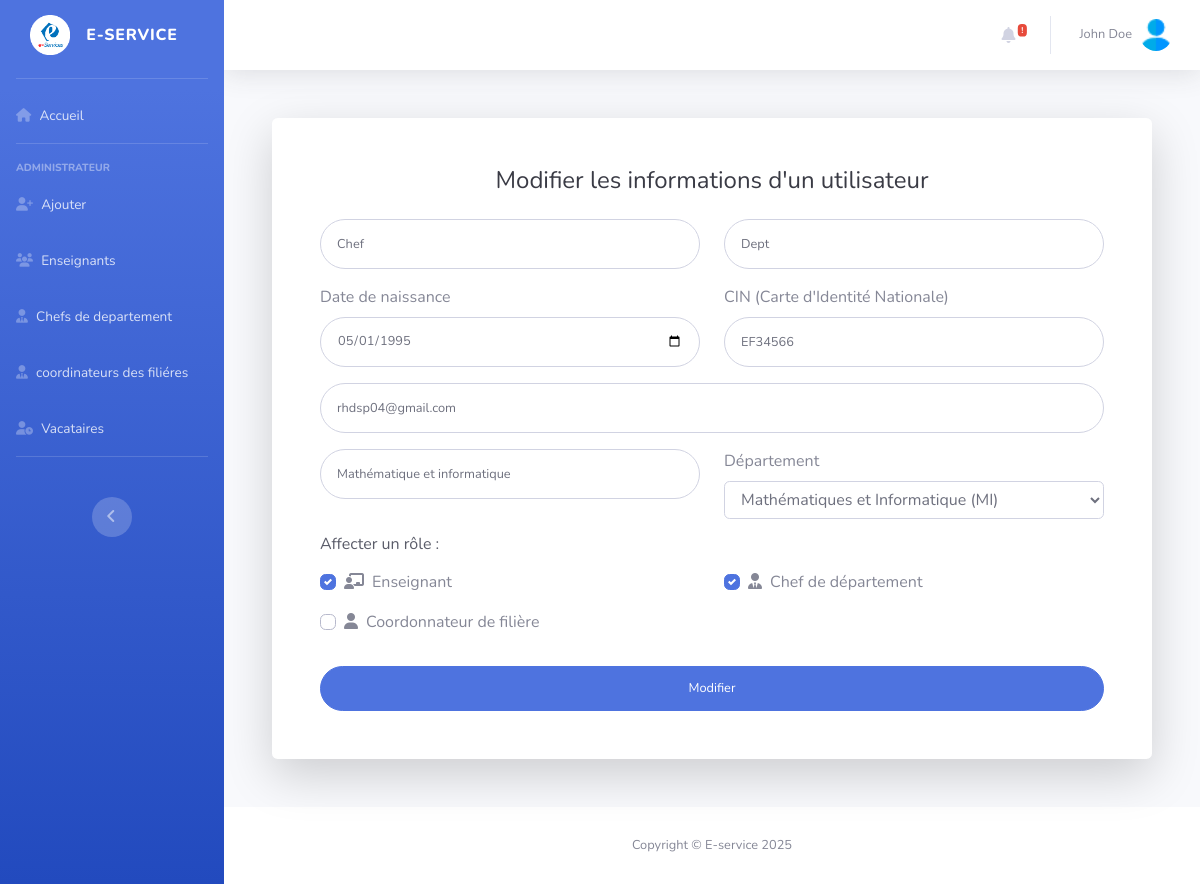
The page /Views/adminViews/Modifier.php?id=3 (signed in) on the database its author committed.
### tables this page shows
CREATE TABLE `utilisateurs` (
  `id` int(11) NOT NULL,
  `firstName` varchar(50) NOT NULL,
  `lastName` varchar(75) NOT NULL,
  `CIN` varchar(10) NOT NULL,
  `Birthdate` date NOT NULL,
  `email` varchar(50) NOT NULL,
  `password` varchar(255) NOT NULL,
  `speciality` varchar(70) NOT NULL,
  `id_departement` int(11) NOT NULL,
  `creation_date` datetime NOT NULL DEFAULT current_timestamp(),
  `must_change_password` tinyint(1) DEFAULT 1
);

### Model/database.php (called while the page is built, shortened)
<?php
    function dataBaseConnection(){
        try{
            $pdo=new PDO('mysql:host=localhost;dbname=EserviceDB;port=3306;charset=utf8','root','',array(PDO::ATTR_ERRMODE=>PDO::ERRMODE_EXCEPTION));
        }catch(Exception $e){
            echo $e->getMessage();
        }
        return $pdo;
    }
    function GetFromDb($query,$values,$fetchAll=true){
        try {
            $pdo=dataBaseConnection();
            $stmt=$pdo->prepare($query);
            if (is_array($values)){
                $stmt->execute($values);
            }else{
                $stmt->execute([$values]);
            }
            if($fetchAll){
                $data=$stmt->fetchAll(PDO::FETCH_ASSOC);
            }else{
                $data=$stmt->fetch(PDO::FETCH_ASSOC);
            }
                return $data;
        } catch (Exception $e) {
            error_log("Error : " . $e->getMessage());
            return false;
        }
    }
    function GetSimpleDb($query,$fetchAll=true){
        try {
            $pdo=dataBaseConnection();
            $stmt=$pdo->query($query);
            if($fetchAll){
                $data=$stmt->fetchAll(PDO::FETCH_ASSOC);
            }else{
                $data=$stmt->fetch(PDO::FETCH_ASSOC);
            }
                return $data;
        } catch (Exception $e) {
            error_log("Error : " . $e->getMessage());
            return false;
        }
    }

### Views/adminViews/Modifier.php (the view, shortened to what this page needs)
<?php
    $admin=GetFromDb("SELECT * FROM utilisateurs WHERE id=? ;",$_SESSION['id'],false);
    $userName=$admin['firstName'].' '.$admin['lastName'];
    $id=$_GET['id'];
    $data=GetFromDb("SELECT * FROM utilisateurs WHERE id=? ;",$id,false);
    $roles=GetSimpleDb('SELECT * FROM userroles WHERE user_id='.$id.';');
?>
    <div id="wrapper">
    <?php require_once "../include/navBars/AdminNav.php";?>
   <?php require_once "../include/header.php";?>
                <div class="container-fluid">
                <div class="container">
<div class="card o-hidden border-0 shadow-lg my-5">
    <div class="card-body p-0">
        <div class="row">
            <div class="col-lg-12">
                <div class="p-5">
                    <div class="text-center">
                        <h1 class="h4 text-gray-900 mb-4">Modifier les informations d'un utilisateur</h1>
                    </div>
                    <form action="../../edit.php" class="user" method="POST">
                            <div class="form-group row">
                                <div class="col-sm-6 mb-3 mb-sm-0">
                                    <input type="text" class="form-control form-control-user" id="FirstName" name="firstName" placeholder="Prénom" value="<?=$data['firstName']?>" required>
                                </div>
                                <div class="col-sm-6">
                                    <input type="text" class="form-control form-control-user" id="LastName" name="lastName" placeholder="Nom" value="<?=$data['lastName']?>" required>
                                </div>
                            </div>
                            <div class="form-group row">
                                <div class="col-sm-6 mb-3 mb-sm-0">
                                    <?php $today = date('Y-m-d'); ?>
                                    <label for="birthdate" class="form-label">Date de naissance</label>
                                    <input type="date" class="form-control form-control-user" id="birthdate" name="birthdate" min="1900-01-01" max="<?php echo $today; ?>" value="<?=$data['Birthdate']?>" required>
                                </div>
                                <div class="col-sm-6">
                                    <label for="cin" class="form-label">CIN (Carte d'Identité Nationale)</label>
                                    <input type="text" class="form-control form-control-user" id="cin" name="cin"
                                        placeholder="Ex: AB12345" value="<?=$data['CIN']?>" required>
                                </div>
                            </div>
                            <div class="form-group">
                                <div class="mb-3">
                                    <input type="email" class="form-control form-control-user" id="InputEmail" name="email"
                                        placeholder="Adresse email" value="<?=$data['email']?>" required>
                                </div>
                            </div>
                            <div class="form-group row">
                                <div class="col-md-6 mb-3">
                                    <input type="text" class="form-control form-control-user" id="InputSpeciality" name="speciality" placeholder="Spécialité"  value="<?=$data['speciality']?>" required>
                                </div>
                                <div class="col-sm-6">
                                    <label for="department" class="form-label">Département </label>
                                    <select class="form-control" id="department" name="department" >
                                        <option value="1" <?= $data['id_departement']==1? 'selected':'';?>>Mathématiques et Informatique (MI)</option>
                                    </select>
                                </div>
                            </div>
                            <div class="form-group">
                                    <p class="h6 text-gray-800 mb-3">Affecter un rôle :</p>
                                    <div class="row">
                                        <div class="col-md-6">
                                                <div class="custom-control custom-checkbox mb-3">
                                                    <label class="custom-control-label" for="roleTeacher">
                                                        <i class="fas fa-chalkboard-teacher mr-2"></i>Enseignant
                                                    </label>
                                                </div>
                                            </div>
                                        <div class="col-md-6">
                                            <div class="custom-control custom-checkbox mb-3">
                                                <label class="custom-control-label" for="roleDeptHead">
                                                    <i class="fas fa-user-tie mr-2"></i>Chef de département
                                                </label>
                                            </div>
                                        </div>
                                        <div class="col-md-6">
                                            <div class="custom-control custom-checkbox mb-3">
                                                <label class="custom-control-label" for="roleCoordinator">
                                                    <i class="fas fa-user mr-2"></i>Coordonnateur de filière
                                                </label>
                                            </div>
                                        </div>
                                    </div>
                                </div>
                                <input type="submit" value="Modifier" class="btn btn-primary btn-user btn-block">
                            </form>
                </div>
            </div>
        </div>
    </div>
</div>
</div>
                </div>
            </div>
        <?php require_once "../include/footer.php";?>
<?php
    include_once "../dashboards.php";
?>

### Views/include/header.php (shortened to what this page needs)
<div id="content-wrapper" class="d-flex flex-column">
    <div id="content">
        <nav class="navbar navbar-expand navbar-light bg-white topbar mb-4 static-top shadow">
            <ul class="navbar-nav ml-auto">
                <li class="nav-item dropdown no-arrow mx-1">
                <a class="nav-link dropdown-toggle" href="#" id="alertsDropdown" role="button"
                    data-toggle="dropdown" aria-haspopup="true" aria-expanded="false">
                    <i class="fas fa-bell fa-fw"></i>
                    <span class="badge badge-danger badge-counter">!</span>
                </a>
                </li>
                <li class="nav-item dropdown no-arrow">
                    <a class="nav-link dropdown-toggle" href="#" id="userDropdown" role="button"
                        data-toggle="dropdown" aria-haspopup="true" aria-expanded="false">
                        <span class="mr-2 d-none d-lg-inline text-gray-600 small"><?= $userName ?></span>
                        <img class="img-profile rounded-circle"
                            src="..\..\startbootstrap-sb-admin-2-gh-pages\img\logo3.png">
                    </a>
                </li>
            </ul>
        </nav>

### rows shown on the page
utilisateurs: userName "John Doe"
utilisateurs: firstName "Chef", lastName "Dept", birthdate "05/01/1995", cin "EF34566", email "rhdsp04@gmail.com", speciality "Mathématique et informatique", department "Mathématiques et Informatique (MI)"
